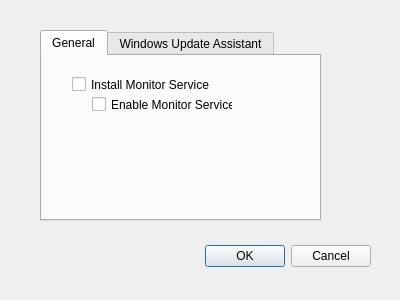
<?xml version="1.0" encoding="UTF-8"?>
<ui version="4.0">
 <class>Options</class>
 <widget class="QDialog" name="Options">
  <property name="geometry">
   <rect>
    <x>0</x>
    <y>0</y>
    <width>400</width>
    <height>300</height>
   </rect>
  </property>
  <property name="windowTitle">
   <string>Dialog</string>
  </property>
  <widget class="QDialogButtonBox" name="buttonBox">
   <property name="geometry">
    <rect>
     <x>30</x>
     <y>240</y>
     <width>341</width>
     <height>32</height>
    </rect>
   </property>
   <property name="orientation">
    <enum>Qt::Horizontal</enum>
   </property>
   <property name="standardButtons">
    <set>QDialogButtonBox::Cancel|QDialogButtonBox::Ok</set>
   </property>
  </widget>
  <widget class="QTabWidget" name="tabWidget">
   <property name="geometry">
    <rect>
     <x>40</x>
     <y>30</y>
     <width>281</width>
     <height>191</height>
    </rect>
   </property>
   <property name="currentIndex">
    <number>0</number>
   </property>
   <widget class="QWidget" name="general">
    <attribute name="title">
     <string>General</string>
    </attribute>
    <widget class="QCheckBox" name="checkBox">
     <property name="geometry">
      <rect>
       <x>30</x>
       <y>20</y>
       <width>141</width>
       <height>17</height>
      </rect>
     </property>
     <property name="text">
      <string>Install Monitor Service</string>
     </property>
    </widget>
    <widget class="QCheckBox" name="checkBox_2">
     <property name="geometry">
      <rect>
       <x>50</x>
       <y>40</y>
       <width>141</width>
       <height>17</height>
      </rect>
     </property>
     <property name="text">
      <string>Enable Monitor Service</string>
     </property>
    </widget>
   </widget>
   <widget class="QWidget" name="winUpdateAssistant">
    <attribute name="title">
     <string>Windows Update Assistant</string>
    </attribute>
    <widget class="QRadioButton" name="radioButton">
     <property name="geometry">
      <rect>
       <x>40</x>
       <y>20</y>
       <width>191</width>
       <height>17</height>
      </rect>
     </property>
     <property name="text">
      <string>Disable Windows Update Assistant</string>
     </property>
    </widget>
    <widget class="QRadioButton" name="radioButton_2">
     <property name="geometry">
      <rect>
       <x>40</x>
       <y>40</y>
       <width>191</width>
       <height>17</height>
      </rect>
     </property>
     <property name="text">
      <string>Uninstall Windows Update Assistant</string>
     </property>
    </widget>
   </widget>
  </widget>
 </widget>
 <resources/>
 <connections>
  <connection>
   <sender>buttonBox</sender>
   <signal>accepted()</signal>
   <receiver>Options</receiver>
   <slot>accept()</slot>
   <hints>
    <hint type="sourcelabel">
     <x>248</x>
     <y>254</y>
    </hint>
    <hint type="destinationlabel">
     <x>157</x>
     <y>274</y>
    </hint>
   </hints>
  </connection>
  <connection>
   <sender>buttonBox</sender>
   <signal>rejected()</signal>
   <receiver>Options</receiver>
   <slot>reject()</slot>
   <hints>
    <hint type="sourcelabel">
     <x>316</x>
     <y>260</y>
    </hint>
    <hint type="destinationlabel">
     <x>286</x>
     <y>274</y>
    </hint>
   </hints>
  </connection>
 </connections>
</ui>
